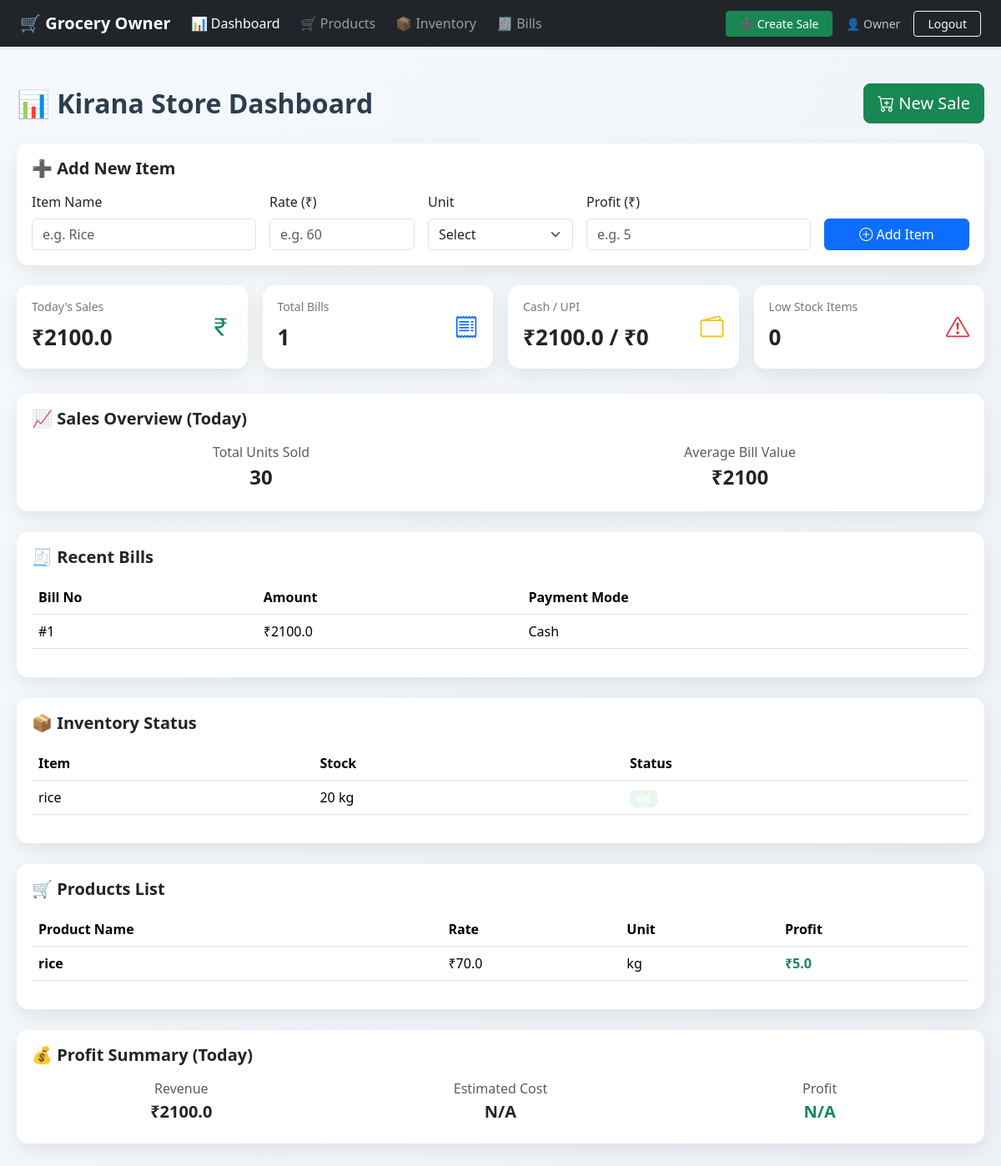
/dashboard, run on the app's committed database.
### models.py (models this page shows)
class Sale(db.Model):
    __tablename__ = 'sales'
    sale_id = db.Column(db.Integer, primary_key=True)
    total_amount = db.Column(db.Float, nullable=False)
    created_at = db.Column(db.DateTime, default=datetime.utcnow)
    payment_mode = db.Column(db.String(50), nullable=True) # Cash, URI
    items = db.relationship(
        'SaleItem',
        backref='sale',
        cascade='all, delete-orphan'
    )

class Inventory(db.Model):
    __tablename__ = 'inventory'
    inventory_id = db.Column(db.Integer, primary_key=True)
    product_id = db.Column(
        db.Integer,
        db.ForeignKey('products.product_id', ondelete='CASCADE'),
        nullable=False,
        unique=True
    )
    quantity = db.Column(db.Integer, nullable=False)
    sales = db.relationship(
        'SaleItem',
        backref='inventory',
        cascade='all, delete-orphan'
    )

class Product(db.Model):
    __tablename__ = 'products'
    product_id = db.Column(db.Integer, primary_key=True)
    product_name = db.Column(db.String(200), nullable=False)
    rate = db.Column(db.Float, nullable=False)
    unit = db.Column(db.String(50), nullable=False)  # kg / litre / pcs
    profit = db.Column(db.Float, nullable=False, default=0.0)
    inventory = db.relationship(
        'Inventory',
        backref='product',
        uselist=False,
        cascade='all, delete-orphan'
    )

### app.py (the view)
@app.route('/dashboard')
def dashboard():
    products = Product.query.all()
    today = datetime.now().strftime('%Y-%m-%d')
    daily_sales = db.session.query(func.sum(Sale.total_amount)).filter(func.date(Sale.created_at) == today).scalar() or 0
    daily_bills = Sale.query.filter(func.date(Sale.created_at) == today).count()
    cash_sales = db.session.query(func.sum(Sale.total_amount)).filter(func.date(Sale.created_at) == today, Sale.payment_mode == 'Cash').scalar() or 0
    upi_sales = db.session.query(func.sum(Sale.total_amount)).filter(func.date(Sale.created_at) == today, Sale.payment_mode == 'UPI').scalar() or 0
    low_stock = Inventory.query.filter(Inventory.quantity < 5).count()
    recent_sales = Sale.query.order_by(Sale.created_at.desc()).limit(5).all()
    items_sold_today = db.session.query(func.sum(SaleItem.quantity)).join(Sale).filter(func.date(Sale.created_at) == today).scalar() or 0
    avg_bill_value = int(daily_sales / daily_bills) if daily_bills > 0 else 0
    inventory_items = Inventory.query.join(Product).all()
    return render_template("dashboard.html", products=products, daily_sales=daily_sales, daily_bills=daily_bills, low_stock=low_stock, recent_sales=recent_sales, inventory_items=inventory_items, cash_sales=cash_sales, upi_sales=upi_sales, items_sold_today=items_sold_today, avg_bill_value=avg_bill_value)

### app.py (called while the page is built)
@app.before_request
def log_request_info():
    print(f"\n[{datetime.now().strftime('%Y-%m-%d %H:%M:%S')}] {request.method} {request.path}")
    if request.method == 'POST':
        print(f"POST Data: {dict(request.form)}")
    print("-" * 50)

### templates/dashboard.html (shortened to what this page needs)
{% extends "base.html" %}
{% block content %}
{% include 'owner-navbar.html' %}
<div class="page-container">
  <div class="d-flex justify-content-between align-items-center mb-4">
    <h2 class="page-title mb-0">📊 Kirana Store Dashboard</h2>
    <button class="btn btn-success btn-lg" data-bs-toggle="modal" data-bs-target="#saleModal">
      <i class="bi bi-cart-plus"></i> New Sale
    </button>
  </div>
  <div class="section-card mb-4">
    <h5 class="fw-semibold mb-3">➕ Add New Item</h5>
    <form method="POST" action="/add_product" enctype="application/x-www-form-urlencoded">
      <div class="row g-3">
        <div class="col-md-3">
          <label class="form-label">Item Name</label>
          <input type="text" name="product_name" class="form-control" placeholder="e.g. Rice" required>
        </div>
        <div class="col-md-2">
          <label class="form-label">Rate (₹)</label>
          <input type="number" name="rate" class="form-control" placeholder="e.g. 60" step="0.01" required>
        </div>
        <div class="col-md-2">
          <label class="form-label">Unit</label>
          <select name="unit" class="form-select" required>
            <option value="">Select</option>
          </select>
        </div>
        <div class="col-md-3">
          <label class="form-label">Profit (₹)</label>
          <input type="number" name="profit" class="form-control" placeholder="e.g. 5" step="0.01" required>
        </div>
        <div class="col-md-2 d-grid">
          <label class="form-label">&nbsp;</label>
          <button type="submit" class="btn btn-primary">
            <i class="bi bi-plus-circle"></i> Add Item
          </button>
        </div>
      </div>
    </form>
  </div>
  <div class="summary-grid">
    <div class="summary-card d-flex justify-content-between align-items-center">
      <div>
        <h6>Today's Sales</h6>
        <div class="summary-value">₹{{ daily_sales }}</div>
      </div>
      <i class="bi bi-currency-rupee icon-box text-success"></i>
    </div>
    <div class="summary-card d-flex justify-content-between align-items-center">
      <div>
        <h6>Total Bills</h6>
        <div class="summary-value">{{ daily_bills }}</div>
      </div>
      <i class="bi bi-receipt icon-box text-primary"></i>
    </div>
    <div class="summary-card d-flex justify-content-between align-items-center">
      <div>
        <h6>Cash / UPI</h6>
        <div class="summary-value">₹{{ cash_sales }} / ₹{{ upi_sales }}</div>
      </div>
      <i class="bi bi-wallet2 icon-box text-warning"></i>
    </div>
    <div class="summary-card d-flex justify-content-between align-items-center">
      <div>
        <h6>Low Stock Items</h6>
        <div class="summary-value">{{ low_stock }}</div>
      </div>
      <i class="bi bi-exclamation-triangle icon-box text-danger"></i>
    </div>
  </div>
  <div class="section-card">
    <h5 class="fw-semibold mb-3">📈 Sales Overview (Today)</h5>
    <div class="row text-center">
      <div class="col-md-6">
        <p class="text-muted mb-1">Total Units Sold</p>
        <h4 class="fw-bold">{{ items_sold_today }}</h4>
      </div>
      <div class="col-md-6">
        <p class="text-muted mb-1">Average Bill Value</p>
        <h4 class="fw-bold">₹{{ avg_bill_value }}</h4>
      </div>
    </div>
  </div>
  <div class="section-card">
    <h5 class="fw-semibold mb-3">🧾 Recent Bills</h5>
    <table class="table table-hover align-middle">
      <thead>
        <tr>
          <th>Bill No</th>
          <th>Amount</th>
          <th>Payment Mode</th>
        </tr>
      </thead>
      <tbody>
        {% for sale in recent_sales %}
        <tr onclick="window.location.href='/bill?sale_id={{ sale.sale_id }}'" style="cursor: pointer;">
          <td>#{{ sale.sale_id }}</td>
          <td>₹{{ sale.total_amount }}</td>
          <td>{{ sale.payment_mode or 'Cash' }}</td>
        </tr>
        {% else %}
        <tr>
          <td colspan="3" class="text-center text-muted">No recent bills</td>
        </tr>
        {% endfor %}
      </tbody>
    </table>
  </div>
  <div class="section-card">
    <h5 class="fw-semibold mb-3">📦 Inventory Status</h5>
    <div class="table-responsive" style="max-height: 300px; overflow-y: auto;">
      <table class="table table-hover align-middle">
        <thead>
          <tr>
            <th>Item</th>
            <th>Stock</th>
            <th>Status</th>
          </tr>
        </thead>
        <tbody>
          {% for item in inventory_items %}
          <tr>
            <td>{{ item.product.product_name }}</td>
            <td>{{ item.quantity }} {{ item.product.unit }}</td>
            <td>
              {% if item.quantity == 0 %}
              <span class="badge badge-out">Out</span>
              {% elif item.quantity < 5 %} <span class="badge badge-low">Low</span>
                {% else %}
                <span class="badge badge-ok">OK</span>
                {% endif %}
            </td>
          </tr>
          {% endfor %}
        </tbody>
      </table>
    </div>
  </div>
  <div class="section-card">
    <h5 class="fw-semibold mb-3">🛒 Products List</h5>
    {% if products %}
    <div class="table-responsive">
      <table class="table table-hover align-middle">
        <thead>
          <tr>
            <th>Product Name</th>
            <th>Rate</th>
            <th>Unit</th>
            <th>Profit</th>
          </tr>
        </thead>
        <tbody>
          {% for product in products %}
          <tr>
            <td class="fw-semibold">{{ product.product_name }}</td>
            <td>₹{{ product.rate }}</td>
            <td>{{ product.unit }}</td>
            <td class="text-success fw-bold">₹{{ product.profit }}</td>
          </tr>
          {% endfor %}
        </tbody>
      </table>
    </div>
    {% else %}
    <p class="text-muted">No products added yet. Use the form above to add products.</p>
    {% endif %}
  </div>
  <div class="section-card">
    <h5 class="fw-semibold mb-3">💰 Profit Summary (Today)</h5>
    <div class="row text-center">
      <div class="col-md-4">
        <p class="text-muted mb-1">Revenue</p>
        <h5 class="fw-bold">₹{{ daily_sales }}</h5>
      </div>
      <div class="col-md-4">
        <p class="text-muted mb-1">Estimated Cost</p>
        <h5 class="fw-bold">N/A</h5>
      </div>
      <div class="col-md-4">
        <p class="text-muted mb-1">Profit</p>
        <h5 class="fw-bold text-success">N/A</h5>
      </div>
    </div>
  </div>
</div>
{% endblock content %}

### templates/base.html (shortened to what this page needs)
<!DOCTYPE html>
<html lang="en">
<head>
<link href="https://cdn.jsdelivr.net/npm/bootstrap@5.3.8/dist/css/bootstrap.min.css" rel="stylesheet">
<link href="https://cdn.jsdelivr.net/npm/bootstrap-icons@1.11.1/font/bootstrap-icons.css" rel="stylesheet">
</head>
<body>
    {% block content %}{% endblock content %}
</body>
</html>

### templates/owner-navbar.html (shortened to what this page needs)
{% block owner_navbar %}
<link href="https://cdn.jsdelivr.net/npm/bootstrap@5.3.8/dist/css/bootstrap.min.css" rel="stylesheet">
<link href="https://cdn.jsdelivr.net/npm/bootstrap-icons@1.11.1/font/bootstrap-icons.css" rel="stylesheet">
<link href="https://cdn.jsdelivr.net/npm/bootstrap@5.3.8/dist/css/bootstrap.min.css" rel="stylesheet">
<nav class="navbar navbar-expand-lg navbar-dark bg-dark shadow-sm mb-4">
  <div class="container-fluid px-4">
    <a class="navbar-brand fw-bold d-flex align-items-center gap-2" href="/dashboard">
      🛒 Grocery Owner
    </a>
    <div class="collapse navbar-collapse" id="ownerNavbar">
      <ul class="navbar-nav me-auto gap-lg-2">
        <li class="nav-item">
          <a class="nav-link {% if request.path == '/dashboard' %}active{% endif %}" href="/dashboard">📊 Dashboard</a>
        </li>
        <li class="nav-item">
          <a class="nav-link" href="/product">🛒 Products</a>
        </li>
        <li class="nav-item">
          <a class="nav-link" href="/inventory">📦 Inventory</a>
        </li>
        <li class="nav-item">
          <a class="nav-link" href="/bill">🧾 Bills</a>
        </li>
      </ul>
      <div class="d-flex align-items-center gap-3">
        <button class="btn btn-success btn-sm px-3"
                data-bs-toggle="modal"
                data-bs-target="#saleModal">
          ➕ Create Sale
        </button>
        <span class="text-light small opacity-75">👤 Owner</span>
        <a href="/login" class="btn btn-outline-light btn-sm px-3">Logout</a>
      </div>
    </div>
  </div>
</nav>
{% endblock owner_navbar %}

### templates/base.html (style rules this page uses)
body { background: linear-gradient(120deg,#f6f9fc,#eef2f7); font-family: "Segoe UI", sans-serif; }
.page-container { max-width: 1200px; margin: auto; padding: 20px; }
.page-title { font-weight: 700; color: #2c3e50; margin-bottom: 25px; }
.summary-grid { display: grid; grid-template-columns: repeat(auto-fit,minmax(220px,1fr)); gap: 18px; margin-bottom: 30px; }
.summary-card { background: white; padding: 18px; border-radius: 14px; box-shadow: 0 8px 25px rgba(0,0,0,.08); }
.summary-card h6 { color: #777; font-size: 14px; }
.summary-value { font-size: 26px; font-weight: 700; }
.icon-box { font-size: 28px; }
.section-card { background: white; padding: 18px; border-radius: 14px; box-shadow: 0 8px 25px rgba(0,0,0,.08); margin-bottom: 25px; }
.table thead { background: #f8fafc; }
.badge-ok { background: #e8f7ee; color: #1e824c; font-weight: 600; }

### data on the page
Sale: sale_id "1", total_amount "2100.0", payment_mode "Cash"
Inventory: product.product_name "rice", quantity "20", product.unit "kg"
Product: product_name "rice", rate "70.0", unit "kg", profit "5.0"

### other printed values
{{ daily_sales }} "2100.0"
{{ daily_bills }} "1"
{{ cash_sales }} "2100.0"
{{ upi_sales }} "0"
{{ low_stock }} "0"
{{ items_sold_today }} "30"
{{ avg_bill_value }} "2100"
